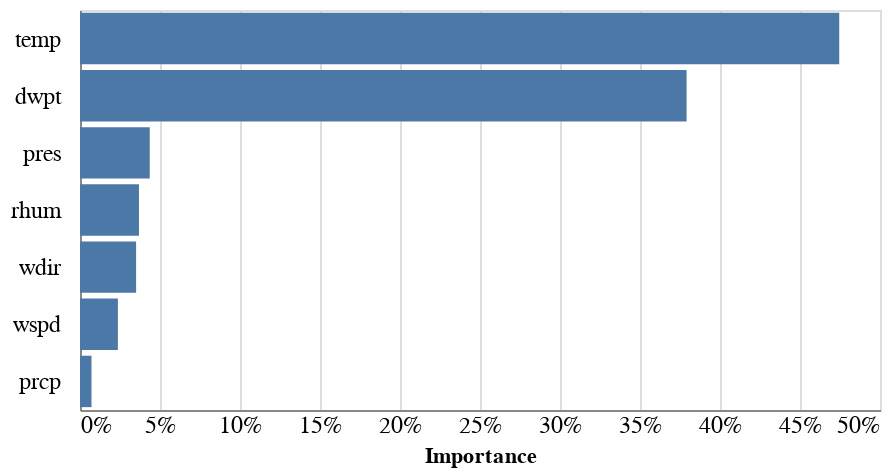

Notebook code cell kept with this figure:
### Code cell
alt.Chart(feature_importance_df).mark_bar().encode(
    x=alt.X('Importance:Q', axis=alt.Axis(format="%", tickSize=0, labelFontSize=12)),
    y=alt.Y(
        'Feature:N', sort=list(feature_importance_df.Feature), title="",
        axis=alt.Axis(tickSize=0, labelFontSize=12, labelPadding=10)),
).properties(
    height=200
)

### Figure 1 — Vega-Lite specification as saved in the notebook (floating-point values rounded to 4 significant figures)
{"config": {"view": {"continuousWidth": 400, "continuousHeight": 300}}, "data": {"name": "data-66330f4a3a7ef05ec14fd869fc88e540"}, "mark": "bar", "encoding": {"x": {"axis": {"format": "%", "labelFontSize": 12, "tickSize": 0}, "field": "Importance", "type": "quantitative"}, "y": {"axis": {"labelFontSize": 12, "labelPadding": 10, "tickSize": 0}, "field": "Feature", "sort": ["temp", "dwpt", "pres", "rhum", "wdir", "wspd", "prcp"], "title": "", "type": "nominal"}}, "height": 200, "$schema": "https://vega.github.io/schema/vega-lite/v4.17.0.json", "datasets": {"data-66330f4a3a7ef05ec14fd869fc88e540": [{"Feature": "temp", "Importance": 0.4745}, {"Feature": "dwpt", "Importance": 0.3791}, {"Feature": "pres", "Importance": 0.04358}, {"Feature": "rhum", "Importance": 0.03685}, {"Feature": "wdir", "Importance": 0.03506}, {"Feature": "wspd", "Importance": 0.02368}, {"Feature": "prcp", "Importance": 0.007186}]}}
